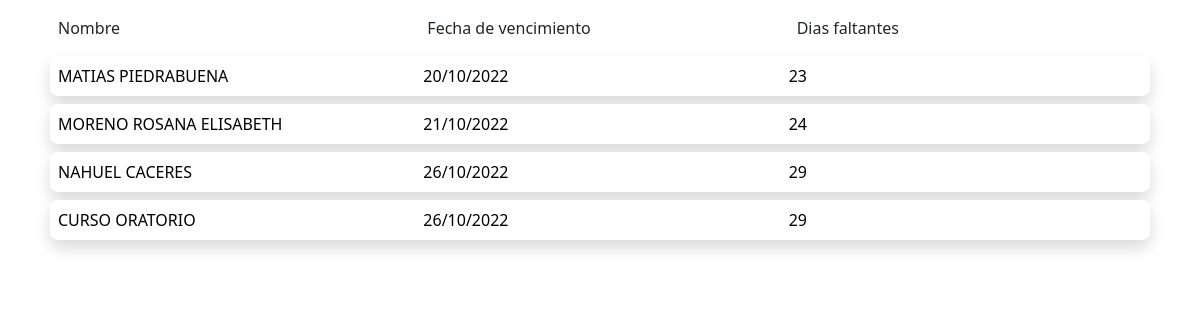
/clientes/listar/, run on the app's committed database.
### apps/clientes/models.py (models this page shows, shortened)
class Cliente(models.Model):
    nombre = models.CharField(max_length=255)
    direccion = models.CharField(max_length=70)
    telefono = models.CharField(max_length=12)
    fecha_de_alta = models.DateField()
    usuario = models.CharField(max_length=255)

### apps/clientes/views.py (the view)
# urls.py: path('listar/', viewCliente.as_view(), name='listar'),
class viewCliente(View):
    def get(self,request):
        cliente_dic = []
        cliente = Queries(Cliente).q_all()
        for i in cliente:
            if Suscripcion.objects.filter(cliente=i).count() > 0:
                cliente_dic.append(Clientes(i.nombre,i.id,Suscripcion.objects.filter(cliente=i).latest('dia_fin').dia_fin))
            else:
                cliente_dic.append(Clientes(i.nombre,i.id,0))
        cliente_dic.sort(key=attrgetter('vencimiento'))
        context = {
            'cliente':cliente_dic
        }
        return render(request, 'cliente/listar.html', context)

### apps/clientes/tools/queries.py (called while the page is built)
    def q_all(self):
        return self.obj.objects.all()

### apps/clientes/views.py (called while the page is built)
    def faltan(self):
        if self.vencimiento != 0:
            venc = self.vencimiento - datetime.date.today()
            return int(venc.days)
        else:
            return "Sin suscripcion"

    def p_vencimiento(self):
        if self.vencimiento != 0:
            return self.vencimiento.strftime('%d/%m/%Y')
        else:
            return ""

### templates/cliente/listar.html (shortened to what this page needs)
{% extends 'index.html' %}
{% block content %}
{% load bootstrap3 %}
    <div class="container">
        <div style="padding: 0.5rem;margin:0.5rem">
            <div class="row">
                <div class="col">Nombre</div>
                <div class="col">Fecha de vencimiento</div>
                <div class="col">Dias faltantes</div>
            </div>
        </div>
        {% for i in cliente %}
        <a href="{% url 'apps.clientes:perfil' i.id %}" style="text-decoration:none;color:black">
            <div class="shadow bg-white" style="border-radius:0.5rem; margin:0.5rem; padding:0.5rem">
                <div class="row">
                    <div class="col">{{i.nombre}}</div>
                    <div class="col p-0">{{i.p_vencimiento}}</div>
                    <div class="col"> {{i.faltan}} </div>
                </div>
            </div>
        </a>
        {% endfor %}
    </div>
{% endblock %}

### data on the page
Cliente: nombre "MATIAS PIEDRABUENA"
Cliente: nombre "MORENO ROSANA ELISABETH"
Cliente: nombre "NAHUEL CACERES"
Cliente: nombre "CURSO ORATORIO"

### other printed values
{{ i.p_vencimiento }} "20/10/2022" "21/10/2022" "26/10/2022" "26/10/2022"
{{ i.faltan }} "23" "24" "29" "29"
